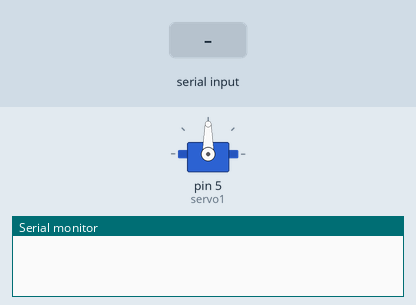
Bench run of a sketch on a simulated Arduino Uno, built with avr-gcc and run on an emulated ATmega328P. Shown: servo, the last lines printed to the serial monitor. The test bench sets the inputs (shaded band).

Above: at 1.2 s.
1.3 s: "fuerte" received over Serial
At 2.7 s:
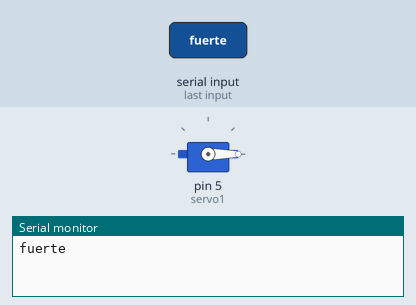
Timing chart, 0 to 4.3 s (numbered marks = the images above; inputs shaded):
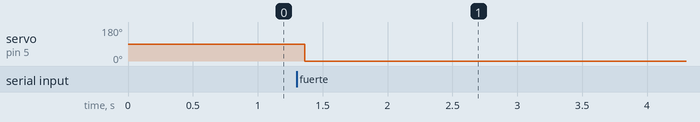

Measured:
- after the input at 1.3 s, servo on pin 5 (servo1): 90° → 0° after 0.06 s

The sketch:

Bluetooth_Test.ino
```cpp
String s;
char x;
#include<Servo.h>
Servo servo1;

void setup(){
  Serial.begin(9600);
  servo1.attach(5);
}

void loop(){

   while(Serial.available()>0){
      delay(10);
      x = Serial.read();
      s+=x;
   }
   if(s.length() > 0){
    Serial.println(s);
   }
   while(s=="fuerte"){
    for(int k=0; k<=180; k++){
      servo1.write(k);
      delay(1);
      break;

     }
   }
   while(s=="suave"){
    for(int k=0; k<=180; k++){
      servo1.write(k);
      delay(3);
      break;
    }
   }
   s="";
}
```
